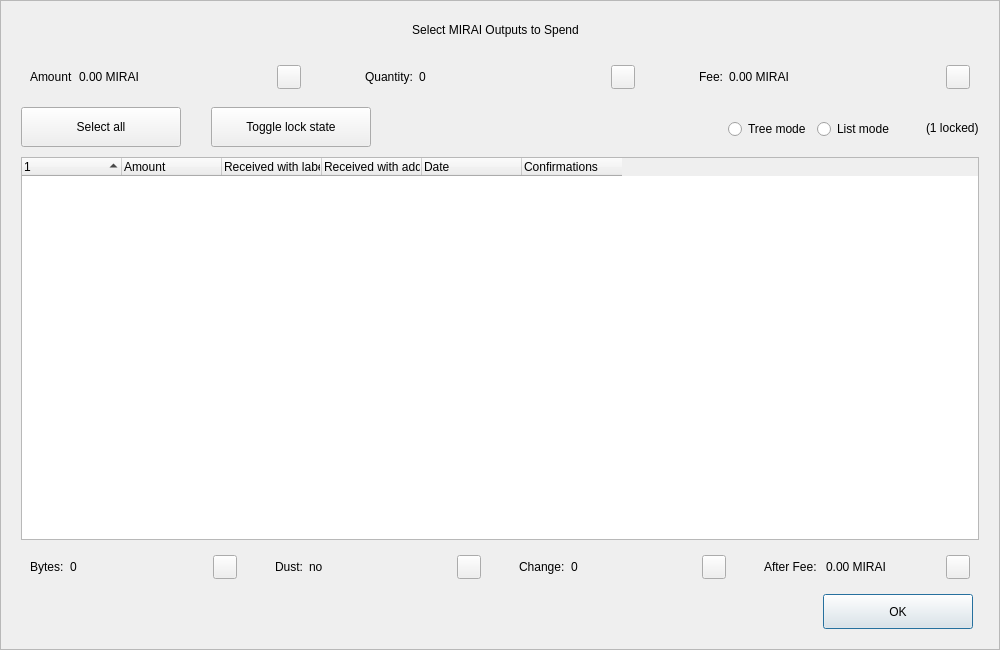
<?xml version="1.0" encoding="UTF-8"?>
<ui version="4.0">
 <class>CoinControlDialog</class>
 <widget class="QDialog" name="CoinControlDialog">
  <property name="geometry">
   <rect>
    <x>0</x>
    <y>0</y>
    <width>1000</width>
    <height>650</height>
   </rect>
  </property>
  <property name="minimumSize">
   <size>
    <width>950</width>
    <height>650</height>
   </size>
  </property>
  <property name="windowTitle">
   <string>Coin Selection</string>
  </property>
  <property name="styleSheet">
   <string notr="true"/>
  </property>
  <layout class="QVBoxLayout" name="verticalLayout">
   <property name="spacing">
    <number>0</number>
   </property>
   <property name="leftMargin">
    <number>0</number>
   </property>
   <property name="topMargin">
    <number>0</number>
   </property>
   <property name="rightMargin">
    <number>0</number>
   </property>
   <property name="bottomMargin">
    <number>0</number>
   </property>
   <item>
    <widget class="QFrame" name="frameContainer">
     <property name="toolTipDuration">
      <number>0</number>
     </property>
     <property name="frameShape">
      <enum>QFrame::StyledPanel</enum>
     </property>
     <property name="frameShadow">
      <enum>QFrame::Raised</enum>
     </property>
     <layout class="QVBoxLayout" name="verticalLayout_2">
      <property name="leftMargin">
       <number>0</number>
      </property>
      <property name="rightMargin">
       <number>0</number>
      </property>
      <property name="bottomMargin">
       <number>20</number>
      </property>
      <item>
       <layout class="QHBoxLayout" name="horizontalLayout_12">
        <property name="spacing">
         <number>0</number>
        </property>
        <property name="leftMargin">
         <number>20</number>
        </property>
        <property name="rightMargin">
         <number>30</number>
        </property>
        <item>
         <spacer name="horizontalSpacer_4">
          <property name="orientation">
           <enum>Qt::Horizontal</enum>
          </property>
          <property name="sizeHint" stdset="0">
           <size>
            <width>40</width>
            <height>20</height>
           </size>
          </property>
         </spacer>
        </item>
        <item>
         <widget class="QLabel" name="labelTitle">
          <property name="minimumSize">
           <size>
            <width>0</width>
            <height>40</height>
           </size>
          </property>
          <property name="maximumSize">
           <size>
            <width>16777215</width>
            <height>40</height>
           </size>
          </property>
          <property name="text">
           <string>Select MIRAI Outputs to Spend</string>
          </property>
          <property name="alignment">
           <set>Qt::AlignCenter</set>
          </property>
          <property name="margin">
           <number>7</number>
          </property>
         </widget>
        </item>
        <item>
         <spacer name="horizontalSpacer_5">
          <property name="orientation">
           <enum>Qt::Horizontal</enum>
          </property>
          <property name="sizeHint" stdset="0">
           <size>
            <width>40</width>
            <height>20</height>
           </size>
          </property>
         </spacer>
        </item>
       </layout>
      </item>
      <item>
       <layout class="QHBoxLayout" name="horizontalLayout_8">
        <property name="leftMargin">
         <number>20</number>
        </property>
        <property name="rightMargin">
         <number>20</number>
        </property>
        <item>
         <widget class="QWidget" name="layoutAmount" native="true">
          <layout class="QHBoxLayout" name="horizontalLayout_9" stretch="0,1,0">
           <item>
            <widget class="QLabel" name="labelCoinControlAmountText">
             <property name="text">
              <string>Amount</string>
             </property>
            </widget>
           </item>
           <item>
            <widget class="QLabel" name="labelCoinControlAmount">
             <property name="text">
              <string>0.00 MIRAI</string>
             </property>
            </widget>
           </item>
           <item alignment="Qt::AlignHCenter|Qt::AlignVCenter">
            <widget class="QPushButton" name="pushButtonAmount">
             <property name="minimumSize">
              <size>
               <width>0</width>
               <height>24</height>
              </size>
             </property>
             <property name="maximumSize">
              <size>
               <width>24</width>
               <height>26</height>
              </size>
             </property>
             <property name="focusPolicy">
              <enum>Qt::NoFocus</enum>
             </property>
             <property name="styleSheet">
              <string notr="true">padding-bottom:2px;
padding-right:4px;</string>
             </property>
             <property name="text">
              <string/>
             </property>
            </widget>
           </item>
          </layout>
         </widget>
        </item>
        <item>
         <spacer name="horizontalSpacer_2">
          <property name="orientation">
           <enum>Qt::Horizontal</enum>
          </property>
          <property name="sizeType">
           <enum>QSizePolicy::Fixed</enum>
          </property>
          <property name="sizeHint" stdset="0">
           <size>
            <width>40</width>
            <height>20</height>
           </size>
          </property>
         </spacer>
        </item>
        <item>
         <widget class="QWidget" name="layoutQuantity" native="true">
          <layout class="QHBoxLayout" name="horizontalLayout_10" stretch="0,1,0">
           <item>
            <widget class="QLabel" name="labelCoinControlQuantityText">
             <property name="text">
              <string>Quantity:</string>
             </property>
            </widget>
           </item>
           <item>
            <widget class="QLabel" name="labelCoinControlQuantity">
             <property name="text">
              <string>0</string>
             </property>
            </widget>
           </item>
           <item alignment="Qt::AlignHCenter|Qt::AlignVCenter">
            <widget class="QPushButton" name="pushButtonQuantity">
             <property name="minimumSize">
              <size>
               <width>0</width>
               <height>24</height>
              </size>
             </property>
             <property name="maximumSize">
              <size>
               <width>24</width>
               <height>26</height>
              </size>
             </property>
             <property name="focusPolicy">
              <enum>Qt::NoFocus</enum>
             </property>
             <property name="styleSheet">
              <string notr="true">padding-bottom:2px;
               padding-right:4px;</string>
             </property>
             <property name="text">
              <string/>
             </property>
            </widget>
           </item>
          </layout>
         </widget>
        </item>
        <item>
         <spacer name="horizontalSpacer_22">
          <property name="orientation">
           <enum>Qt::Horizontal</enum>
          </property>
          <property name="sizeType">
           <enum>QSizePolicy::Fixed</enum>
          </property>
          <property name="sizeHint" stdset="0">
           <size>
            <width>40</width>
            <height>20</height>
           </size>
          </property>
         </spacer>
        </item>
        <item>
         <widget class="QWidget" name="layoutFee" native="true">
          <layout class="QHBoxLayout" name="horizontalLayout_11" stretch="0,1,0">
           <item>
            <widget class="QLabel" name="labelCoinControlFeeText">
             <property name="text">
              <string>Fee:</string>
             </property>
            </widget>
           </item>
           <item>
            <widget class="QLabel" name="labelCoinControlFee">
             <property name="text">
              <string>0.00 MIRAI</string>
             </property>
            </widget>
           </item>
           <item alignment="Qt::AlignHCenter|Qt::AlignVCenter">
            <widget class="QPushButton" name="pushButtonFee">
             <property name="minimumSize">
              <size>
               <width>0</width>
               <height>24</height>
              </size>
             </property>
             <property name="maximumSize">
              <size>
               <width>24</width>
               <height>26</height>
              </size>
             </property>
             <property name="focusPolicy">
              <enum>Qt::NoFocus</enum>
             </property>
             <property name="styleSheet">
              <string notr="true">padding-bottom:2px;
               padding-right:4px;</string>
             </property>
             <property name="text">
              <string/>
             </property>
            </widget>
           </item>
          </layout>
         </widget>
        </item>
       </layout>
      </item>
      <item>
       <widget class="QFrame" name="frame">
        <property name="minimumSize">
         <size>
          <width>0</width>
          <height>40</height>
         </size>
        </property>
        <property name="styleSheet">
         <string notr="true">#frame {
	border:0;
}</string>
        </property>
        <property name="frameShape">
         <enum>QFrame::StyledPanel</enum>
        </property>
        <property name="frameShadow">
         <enum>QFrame::Sunken</enum>
        </property>
        <layout class="QHBoxLayout" name="horizontalLayout">
         <property name="spacing">
          <number>0</number>
         </property>
         <property name="leftMargin">
          <number>20</number>
         </property>
         <property name="topMargin">
          <number>0</number>
         </property>
         <property name="rightMargin">
          <number>20</number>
         </property>
         <property name="bottomMargin">
          <number>0</number>
         </property>
         <item>
          <layout class="QHBoxLayout" name="horizontalLayoutPanel" stretch="0,0,0,0,0,0">
           <property name="spacing">
            <number>20</number>
           </property>
           <item>
            <widget class="QPushButton" name="pushButtonSelectAll">
             <property name="sizePolicy">
              <sizepolicy hsizetype="Maximum" vsizetype="Fixed">
               <horstretch>0</horstretch>
               <verstretch>0</verstretch>
              </sizepolicy>
             </property>
             <property name="minimumSize">
              <size>
               <width>160</width>
               <height>40</height>
              </size>
             </property>
             <property name="maximumSize">
              <size>
               <width>16777215</width>
               <height>40</height>
              </size>
             </property>
             <property name="text">
              <string>Select all</string>
             </property>
             <property name="checkable">
              <bool>true</bool>
             </property>
             <property name="checked">
              <bool>false</bool>
             </property>
             <property name="autoExclusive">
              <bool>false</bool>
             </property>
             <property name="autoDefault">
              <bool>false</bool>
             </property>
            </widget>
           </item>
           <item>
            <spacer name="horizontalSpacer_6">
             <property name="orientation">
              <enum>Qt::Horizontal</enum>
             </property>
             <property name="sizeType">
              <enum>QSizePolicy::Fixed</enum>
             </property>
             <property name="sizeHint" stdset="0">
              <size>
               <width>10</width>
               <height>20</height>
              </size>
             </property>
            </spacer>
           </item>
           <item>
            <widget class="QPushButton" name="pushButtonToggleLock">
             <property name="sizePolicy">
              <sizepolicy hsizetype="Maximum" vsizetype="Fixed">
               <horstretch>0</horstretch>
               <verstretch>0</verstretch>
              </sizepolicy>
             </property>
             <property name="minimumSize">
              <size>
               <width>160</width>
               <height>40</height>
              </size>
             </property>
             <property name="maximumSize">
              <size>
               <width>16777215</width>
               <height>40</height>
              </size>
             </property>
             <property name="text">
              <string>Toggle lock state</string>
             </property>
             <property name="checkable">
              <bool>true</bool>
             </property>
             <property name="autoExclusive">
              <bool>false</bool>
             </property>
             <property name="autoDefault">
              <bool>false</bool>
             </property>
            </widget>
           </item>
           <item>
            <spacer name="horizontalSpacer_7">
             <property name="orientation">
              <enum>Qt::Horizontal</enum>
             </property>
             <property name="sizeType">
              <enum>QSizePolicy::Expanding</enum>
             </property>
             <property name="sizeHint" stdset="0">
              <size>
               <width>30</width>
               <height>20</height>
              </size>
             </property>
            </spacer>
           </item>
           <item alignment="Qt::AlignRight">
            <widget class="QGroupBox" name="groupBox_2">
             <property name="styleSheet">
              <string notr="true">#groupBox_2 {
    background-color:transparent;
    border-radius:0;
}</string>
             </property>
             <property name="title">
              <string/>
             </property>
             <layout class="QHBoxLayout" name="horizontalLayout_14">
              <item>
               <widget class="QRadioButton" name="radioTreeMode">
                <property name="sizePolicy">
                 <sizepolicy hsizetype="Maximum" vsizetype="Fixed">
                  <horstretch>0</horstretch>
                  <verstretch>0</verstretch>
                 </sizepolicy>
                </property>
                <property name="text">
                 <string>Tree mode</string>
                </property>
               </widget>
              </item>
              <item>
               <widget class="QRadioButton" name="radioListMode">
                <property name="sizePolicy">
                 <sizepolicy hsizetype="Maximum" vsizetype="Fixed">
                  <horstretch>0</horstretch>
                  <verstretch>0</verstretch>
                 </sizepolicy>
                </property>
                <property name="text">
                 <string>List mode</string>
                </property>
                <property name="checked">
                 <bool>false</bool>
                </property>
               </widget>
              </item>
             </layout>
            </widget>
           </item>
           <item>
            <widget class="QLabel" name="labelLocked">
             <property name="text">
              <string>(1 locked)</string>
             </property>
            </widget>
           </item>
          </layout>
         </item>
        </layout>
       </widget>
      </item>
      <item>
       <layout class="QHBoxLayout" name="horizontalLayout_13">
        <property name="leftMargin">
         <number>20</number>
        </property>
        <property name="rightMargin">
         <number>20</number>
        </property>
        <item>
         <widget class="CoinControlTreeWidget" name="treeWidget">
          <property name="contextMenuPolicy">
           <enum>Qt::CustomContextMenu</enum>
          </property>
          <property name="styleSheet">
           <string notr="true"/>
          </property>
          <property name="sortingEnabled">
           <bool>false</bool>
          </property>
          <property name="columnCount">
           <number>6</number>
          </property>
          <attribute name="headerShowSortIndicator" stdset="0">
           <bool>true</bool>
          </attribute>
          <attribute name="headerStretchLastSection">
           <bool>false</bool>
          </attribute>
          <column>
           <property name="text">
            <string/>
           </property>
          </column>
          <column>
           <property name="text">
            <string>Amount</string>
           </property>
          </column>
          <column>
           <property name="text">
            <string>Received with label</string>
           </property>
          </column>
          <column>
           <property name="text">
            <string>Received with address</string>
           </property>
          </column>
          <column>
           <property name="text">
            <string>Date</string>
           </property>
          </column>
          <column>
           <property name="text">
            <string>Confirmations</string>
           </property>
           <property name="toolTip">
            <string>Confirmed</string>
           </property>
          </column>
         </widget>
        </item>
       </layout>
      </item>
      <item>
       <layout class="QHBoxLayout" name="horizontalLayout_3">
        <property name="spacing">
         <number>20</number>
        </property>
        <property name="leftMargin">
         <number>20</number>
        </property>
        <property name="rightMargin">
         <number>20</number>
        </property>
        <item>
         <widget class="QWidget" name="layoutBytes" native="true">
          <layout class="QHBoxLayout" name="horizontalLayout_4" stretch="0,1,0">
           <item>
            <widget class="QLabel" name="labelCoinControlBytesText">
             <property name="text">
              <string>Bytes:</string>
             </property>
            </widget>
           </item>
           <item>
            <widget class="QLabel" name="labelCoinControlBytes">
             <property name="text">
              <string>0</string>
             </property>
            </widget>
           </item>
           <item alignment="Qt::AlignHCenter|Qt::AlignVCenter">
            <widget class="QPushButton" name="pushButtonBytes">
             <property name="minimumSize">
              <size>
               <width>0</width>
               <height>24</height>
              </size>
             </property>
             <property name="maximumSize">
              <size>
               <width>24</width>
               <height>26</height>
              </size>
             </property>
             <property name="focusPolicy">
              <enum>Qt::NoFocus</enum>
             </property>
             <property name="styleSheet">
              <string notr="true">padding-bottom:2px;
               padding-right:4px;</string>
             </property>
             <property name="text">
              <string/>
             </property>
            </widget>
           </item>
          </layout>
         </widget>
        </item>
        <item>
         <widget class="QWidget" name="layoutDust" native="true">
          <layout class="QHBoxLayout" name="horizontalLayout_5" stretch="0,1,0">
           <item>
            <widget class="QLabel" name="labelCoinControlLowOutputText">
             <property name="text">
              <string>Dust:</string>
             </property>
            </widget>
           </item>
           <item>
            <widget class="QLabel" name="labelCoinControlLowOutput">
             <property name="text">
              <string>no</string>
             </property>
            </widget>
           </item>
           <item alignment="Qt::AlignHCenter|Qt::AlignVCenter">
            <widget class="QPushButton" name="pushButtonDust">
             <property name="minimumSize">
              <size>
               <width>0</width>
               <height>24</height>
              </size>
             </property>
             <property name="maximumSize">
              <size>
               <width>24</width>
               <height>26</height>
              </size>
             </property>
             <property name="focusPolicy">
              <enum>Qt::NoFocus</enum>
             </property>
             <property name="styleSheet">
              <string notr="true">padding-bottom:2px;
               padding-right:4px;</string>
             </property>
             <property name="text">
              <string/>
             </property>
            </widget>
           </item>
          </layout>
         </widget>
        </item>
        <item>
         <widget class="QWidget" name="layoutChange" native="true">
          <layout class="QHBoxLayout" name="horizontalLayout_6" stretch="0,1,0">
           <item>
            <widget class="QLabel" name="labelCoinControlChangeText">
             <property name="text">
              <string>Change:</string>
             </property>
            </widget>
           </item>
           <item>
            <widget class="QLabel" name="labelCoinControlChange">
             <property name="text">
              <string>0</string>
             </property>
            </widget>
           </item>
           <item alignment="Qt::AlignHCenter|Qt::AlignVCenter">
            <widget class="QPushButton" name="pushButtonChange">
             <property name="minimumSize">
              <size>
               <width>0</width>
               <height>24</height>
              </size>
             </property>
             <property name="maximumSize">
              <size>
               <width>24</width>
               <height>26</height>
              </size>
             </property>
             <property name="focusPolicy">
              <enum>Qt::NoFocus</enum>
             </property>
             <property name="styleSheet">
              <string notr="true">padding-bottom:2px;
               padding-right:4px;</string>
             </property>
             <property name="text">
              <string/>
             </property>
            </widget>
           </item>
          </layout>
         </widget>
        </item>
        <item>
         <widget class="QWidget" name="layoutAfter" native="true">
          <layout class="QHBoxLayout" name="horizontalLayout_7" stretch="0,1,0">
           <item>
            <widget class="QLabel" name="labelCoinControlAfterFeeText">
             <property name="text">
              <string>After Fee: </string>
             </property>
            </widget>
           </item>
           <item>
            <widget class="QLabel" name="labelCoinControlAfterFee">
             <property name="text">
              <string>0.00 MIRAI</string>
             </property>
            </widget>
           </item>
           <item alignment="Qt::AlignHCenter|Qt::AlignVCenter">
            <widget class="QPushButton" name="pushButtonAlterFee">
             <property name="minimumSize">
              <size>
               <width>0</width>
               <height>24</height>
              </size>
             </property>
             <property name="maximumSize">
              <size>
               <width>24</width>
               <height>26</height>
              </size>
             </property>
             <property name="focusPolicy">
              <enum>Qt::NoFocus</enum>
             </property>
             <property name="styleSheet">
              <string notr="true">padding-bottom:2px;
               padding-right:4px;</string>
             </property>
             <property name="text">
              <string/>
             </property>
            </widget>
           </item>
          </layout>
         </widget>
        </item>
       </layout>
      </item>
      <item>
       <layout class="QHBoxLayout" name="horizontalLayout_2">
        <property name="spacing">
         <number>0</number>
        </property>
        <property name="leftMargin">
         <number>20</number>
        </property>
        <property name="rightMargin">
         <number>26</number>
        </property>
        <item>
         <spacer name="horizontalSpacer_3">
          <property name="orientation">
           <enum>Qt::Horizontal</enum>
          </property>
          <property name="sizeHint" stdset="0">
           <size>
            <width>558</width>
            <height>20</height>
           </size>
          </property>
         </spacer>
        </item>
        <item>
         <widget class="QPushButton" name="pushButtonOk">
          <property name="minimumSize">
           <size>
            <width>150</width>
            <height>35</height>
           </size>
          </property>
          <property name="text">
           <string>OK</string>
          </property>
         </widget>
        </item>
       </layout>
      </item>
     </layout>
    </widget>
   </item>
  </layout>
 </widget>
 <customwidgets>
  <customwidget>
   <class>CoinControlTreeWidget</class>
   <extends>QTreeWidget</extends>
   <header>coincontroltreewidget.h</header>
  </customwidget>
 </customwidgets>
 <resources/>
 <connections/>
</ui>
